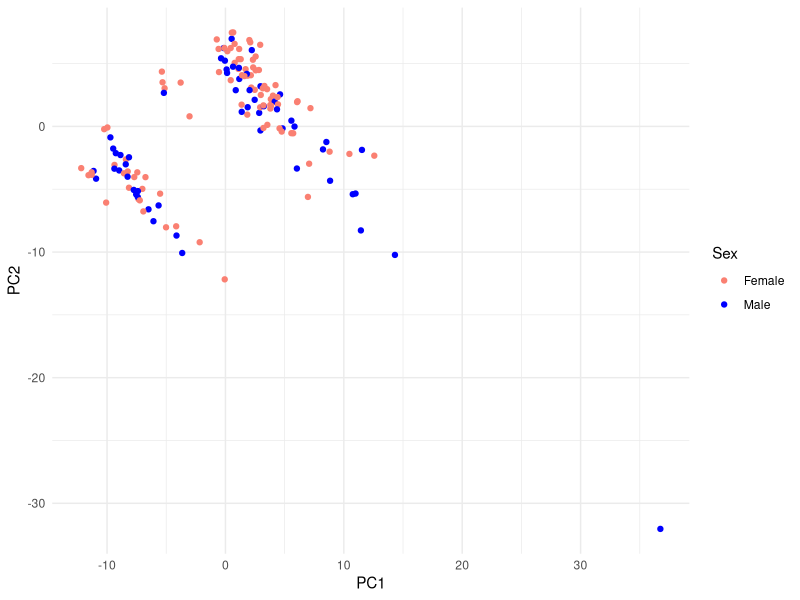
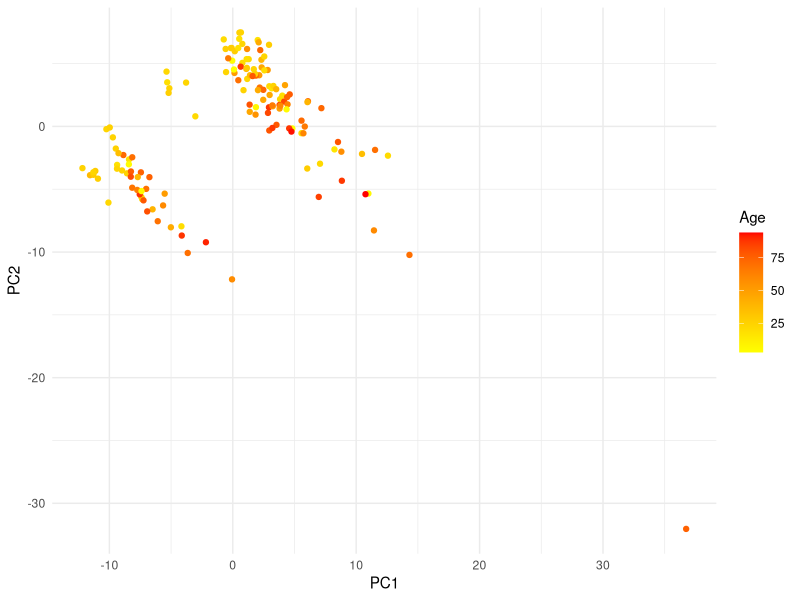

These charts were generated, in order, by the following R code:
## ---- chunk 1
library(tidyverse)
dat <- read.csv("Data_Input/data_cleaned.csv")
head(dat)
## ---- chunk 2
dat <- dat %>%
  mutate(across(c(Sample.Name, Batch.Number, Class.name, Sex), as.factor))
head(dat)
## ---- chunk 3
no_NA_dat <- dat %>%
  filter(!is.na(Sex)) %>% 
  filter(!is.na(Age))
## ---- chunk 4
features <- no_NA_dat %>%
  dplyr::select(4:144) %>% 
  select_if(~ var(., na.rm = TRUE) != 0)

features_scaled <- as.data.frame(scale(features))
head(features_scaled)
## ---- chunk 5
pca_full <- princomp(features_scaled, cor = TRUE)
summary(pca_full)
## ---- chunk 6
colnames(pca_full$scores) <- paste0("PC", 1:ncol(pca_full$scores))
## ---- chunk 7
pca_scores <- as.data.frame(pca_full$scores)
## ---- chunk 8
pca_scores$Sex <- no_NA_dat$Sex
pca_scores$Age <- no_NA_dat$Age
## ---- chunk 9
ggplot(pca_scores, aes(x = PC1, y = PC2, colour = Sex)) +
  geom_point() +
  theme_minimal() +
  scale_colour_manual(values = c("Male" = "blue", "Female" = "salmon"))
## ---- chunk 10
ggplot(pca_scores, aes(x = PC1, y = PC2, colour = Age)) +
  geom_point() +
  theme_minimal() +
  scale_colour_gradient(low = "yellow", high = "red")
